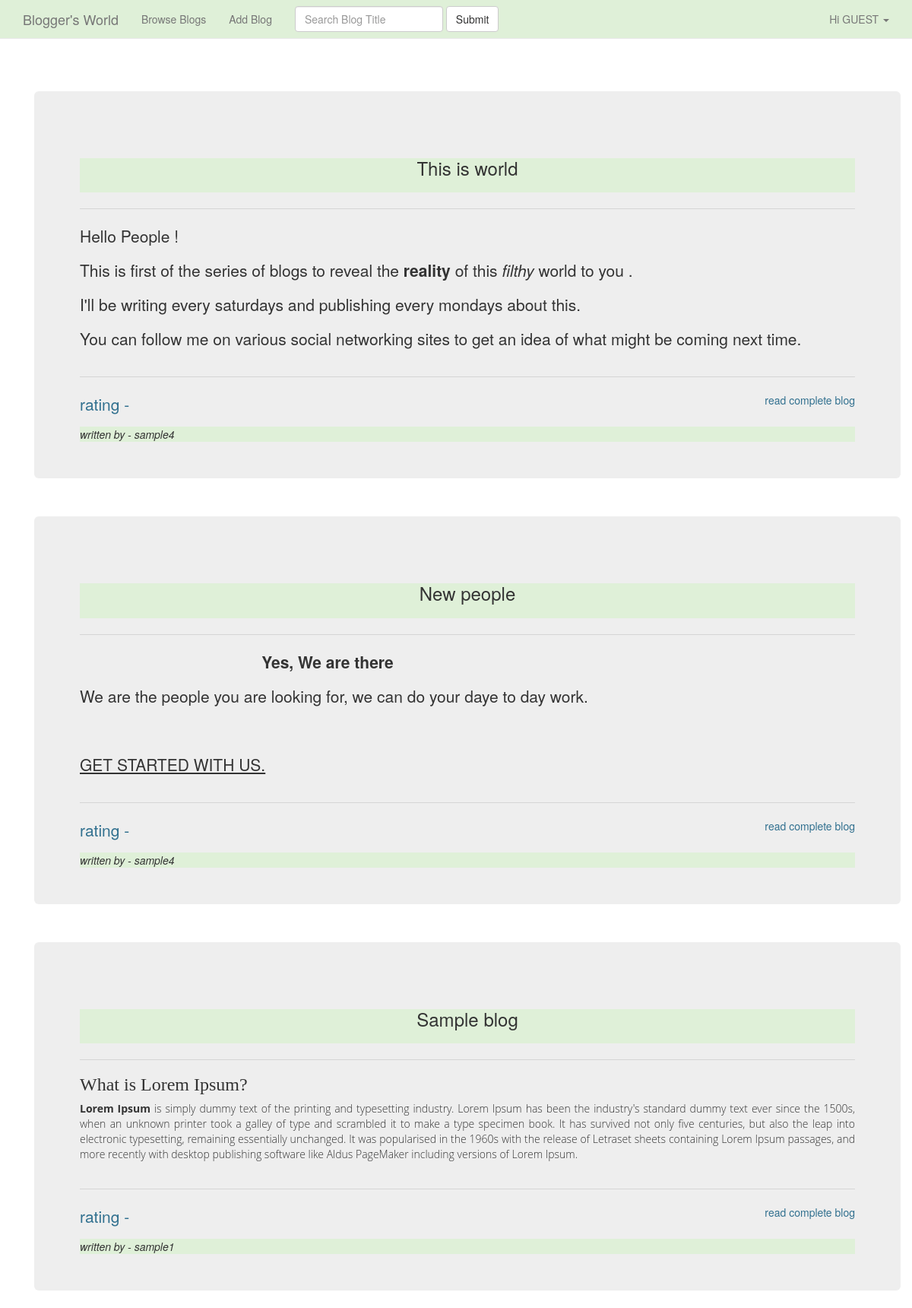
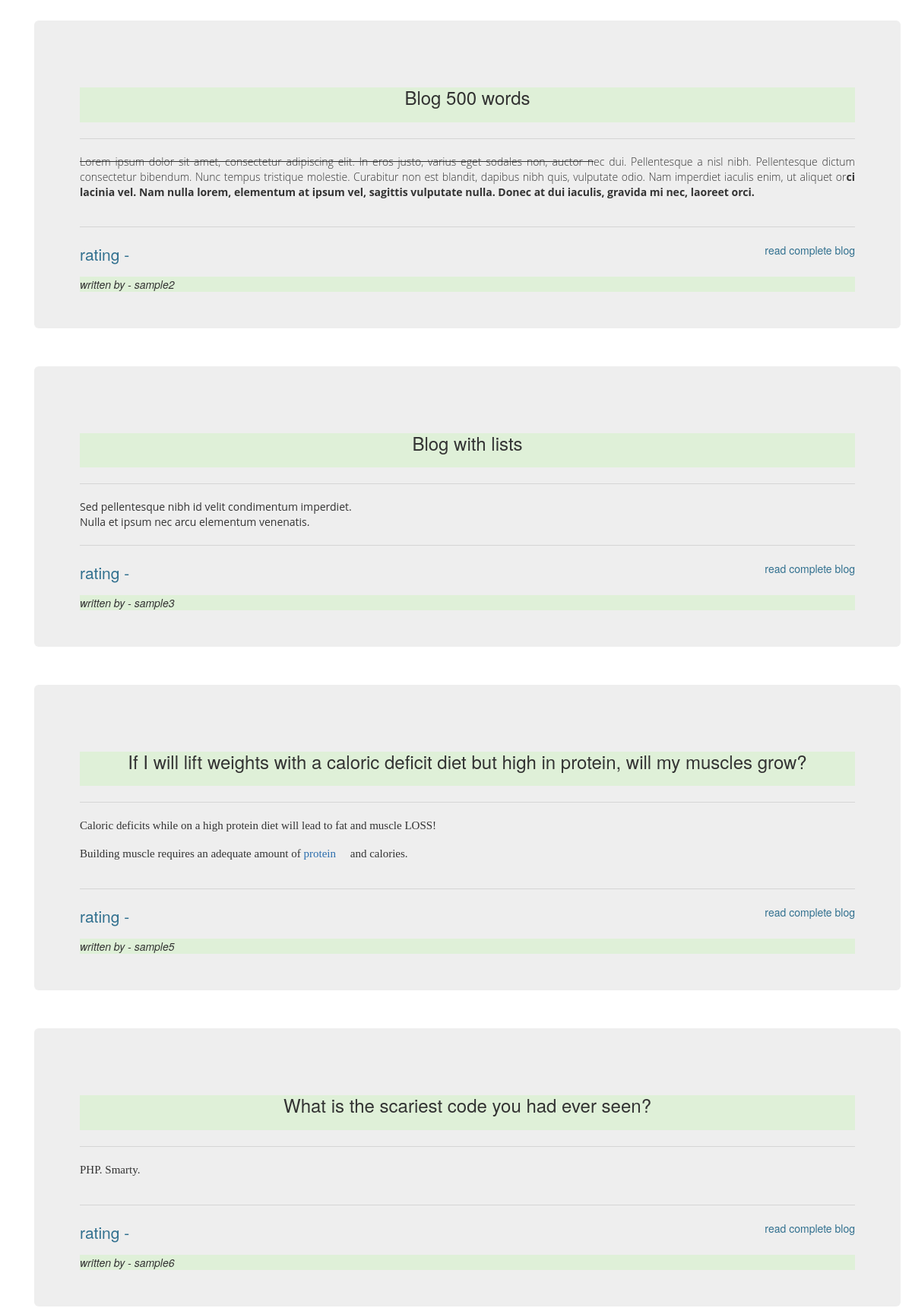
Page /blog/view_all/ (upper part) on the committed database (2 pictures, top to bottom).
### blog/models.py (models this page shows, shortened)
class Blog(models.Model):
    author = models.ForeignKey(User, on_delete=models.CASCADE)
    title = models.CharField(max_length=150)
    content = tinymce_models.HTMLField()
    created_on = models.DateTimeField()

### blog/views.py (the view)
class ViewAll(ListView) :
    template_name = 'blog/view_all_blogs.html'
    def get_queryset(self):
        queryset = Blog.objects.all()
        for i in queryset :
            splt_content_list = i.content.split('\r\n')
            ret = ""
            for j in splt_content_list:
                ret = ret + j
                if len(ret) > 300:
                    break
            print "*"
            print ret
            print "$"
            i.content = ret
        return queryset

### templates/blog/view_all_blogs.html (shortened to what this page needs)
{% extends 'base.html' %}
{% block contents %}
    <div class="container">
        {% for obj in object_list %}
            <div class="jumbotron " style="margin-top:50px;">
                <div class="content-header bg-success text-center page-header">
                    <h3>{{ obj.title | capfirst }}</h3>
                </div>
                <hr>
                <div class="content" style="width:100%; overflow:hidden;">
                    {{ obj.content | safe }}
                </div>
                <hr>
                <div class="content-footer">
                    <div class="row">
                        <div class="text-left col-md-8">
                                <p class="text-info">rating - {{ obj.rating }}</p>
                        </div>
                        <div class="text-right col-md-4">
                                <a class="text-info" href="{% url 'single_blog' obj.id %}">read complete blog</a>
                        </div>
                    </div>
                    <div class="bg-success">
                        <i>written by - {{ obj.author.username }}</i>
                    </div>
                </div>
            </div>
        {% endfor %}
    </div>
{% endblock contents %}

### rows in the picture
Blog: title "This is world", content "Hello People ! This is first of the series of blogs to reveal the reality of this filthy world to you . I'll be writing every saturdays and publishing every mondays about this. You can follow me on various social networking sites to get an idea of what might be coming next time.", author.username "sample4"
Blog: title "New people", content "Yes, We are there We are the people you are looking for, we can do your daye to day work. GET STARTED WITH US.", author.username "sample4"
Blog: title "Sample blog", content "What is Lorem Ipsum? Lorem Ipsum is simply dummy text of the printing and typesetting industry. Lorem Ipsum has been the industry's standard dummy text ever since the 1500s, when an unknown printer took a galley of type and scrambled it to make a type specimen book. It has survived not only five centuries, but also the leap into electronic typesetting, remaining essentially unchanged. It was popularised in the 1960s with the release of Letraset sheets containing Lorem Ipsum passages, and more recently with desktop publishing software like Aldus PageMaker including versions of Lorem Ipsum.", author.username "sample1"
Blog: title "Blog 500 words", content "Lorem ipsum dolor sit amet, consectetur adipiscing elit. In eros justo, varius eget sodales non, auctor n ec dui. Pellentesque a nisl nibh. Pellentesque dictum consectetur bibendum. Nunc tempus tristique molestie. Curabitur non est blandit, dapibus nibh quis, vulputate odio. Nam imperdiet iaculis enim, ut aliquet or ci lacinia vel. Nam nulla lorem, elementum at ipsum vel, sagittis vulputate nulla. Donec at dui iaculis, gravida mi nec, laoreet orci.", author.username "sample2"
Blog: title "Blog with lists", content "Sed pellentesque nibh id velit condimentum imperdiet. Nulla et ipsum nec arcu elementum venenatis.", author.username "sample3"
Blog: title "If I will lift weights with a caloric deficit diet but high in protein, will my muscles grow?", content "Caloric deficits while on a high protein diet will lead to fat and muscle LOSS! Building muscle requires an adequate amount of protein and calories.", author.username "sample5"
Blog: title "What is the scariest code you had ever seen?", content "PHP. Smarty.", author.username "sample6"
